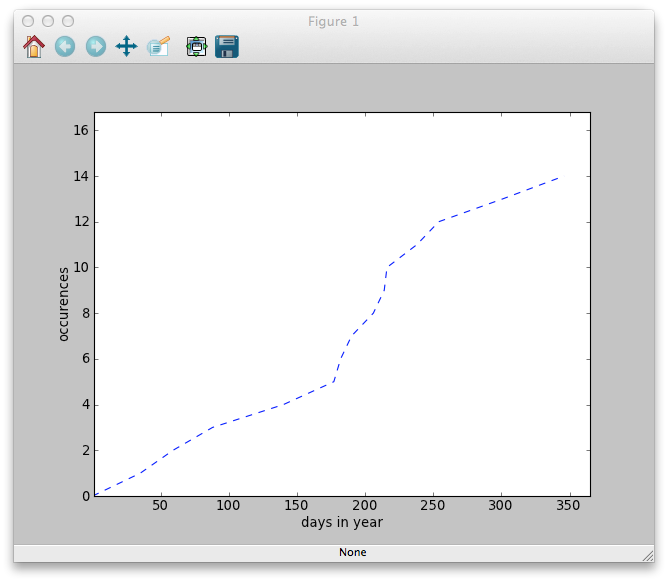

Source code (Python):
# import matplotlib.pyplot
import matplotlib.pyplot as plt
from matplotlib.pyplot import xlim, ylim

def get_weeks():
	""" (None) -> list
	gets weeks from file
	puts them into list
	returns list
	"""
	x_coords = []
	f = open('daytracker.txt', 'r')
	for i, line in enumerate(f):
		# appends line to list (cutting '\n' at the end of each line)
		x_coords.append(int(line[: -1]))

	return x_coords

def plot_graph(x):
	x_coords = x
	x_coords.append(0)
	# sorts list (in case the dates in the file are in the wrong order)
	x_coords.sort()
	y_coords = []
	
	for i in range(len(x_coords)):
		# add one y-value (prev_y+=1) for each x-value
		y_coords.append(i)

	# plots a graph with x and y coordinates
	plt.plot(x_coords, y_coords, 'b--')

	# labes the x and y axis
	plt.ylabel('occurences')
	plt.xlabel('days in year')

	# limit x axis to 52 weeks
	xlim (0, 365)
	ylim (0, y_coords[-1])

	# shows the plot
	plt.show()

if __name__ == '__main__':
	plot_graph(get_weeks())
